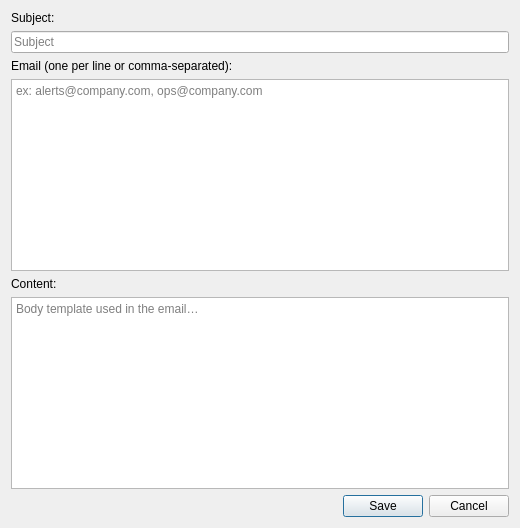
<?xml version="1.0" encoding="UTF-8"?>
<ui version="4.0">
  <class>EmailNotification</class>
  <widget class="QDialog" name="EmailNotification">
    <property name="windowTitle">
      <string>Email Notification</string>
    </property>
    <property name="minimumSize">
      <size><width>520</width><height>420</height></size>
    </property>
    <layout class="QVBoxLayout" name="rootLayout">
      <!-- Subject -->
      <item>
        <layout class="QVBoxLayout" name="subjectLayout">
          <item>
            <widget class="QLabel" name="labelSubject">
              <property name="text"><string>Subject:</string></property>
            </widget>
          </item>
          <item>
            <widget class="QLineEdit" name="subjectEdit">
              <property name="placeholderText"><string>Subject</string></property>
            </widget>
          </item>
        </layout>
      </item>

      <!-- Email (allow multiple, one per line or comma-separated) -->
      <item>
        <layout class="QVBoxLayout" name="emailLayout">
          <item>
            <widget class="QLabel" name="labelEmail">
              <property name="text"><string>Email (one per line or comma-separated):</string></property>
            </widget>
          </item>
          <item>
            <widget class="QPlainTextEdit" name="emailEdit">
              <property name="placeholderText"><string>ex: alerts@company.com, ops@company.com</string></property>
              <property name="sizePolicy">
                <sizepolicy hsizetype="Expanding" vsizetype="Expanding">
                  <horstretch>0</horstretch><verstretch>1</verstretch>
                </sizepolicy>
              </property>
            </widget>
          </item>
        </layout>
      </item>

      <!-- Content -->
      <item>
        <layout class="QVBoxLayout" name="contentLayout">
          <item>
            <widget class="QLabel" name="labelContent">
              <property name="text"><string>Content:</string></property>
            </widget>
          </item>
          <item>
            <widget class="QPlainTextEdit" name="contentEdit">
              <property name="placeholderText"><string>Body template used in the email…</string></property>
              <property name="sizePolicy">
                <sizepolicy hsizetype="Expanding" vsizetype="Expanding">
                  <horstretch>0</horstretch><verstretch>2</verstretch>
                </sizepolicy>
              </property>
            </widget>
          </item>
        </layout>
      </item>

      <!-- Buttons -->
      <item>
        <layout class="QHBoxLayout" name="buttonLayout">
          <item>
            <spacer name="spacerButtons">
              <property name="orientation"><enum>Qt::Horizontal</enum></property>
              <property name="sizeHint"><size><width>40</width><height>20</height></size></property>
            </spacer>
          </item>
          <item>
            <widget class="QPushButton" name="saveButton">
              <property name="text"><string>Save</string></property>
              <property name="default"><bool>true</bool></property>
            </widget>
          </item>
          <item>
            <widget class="QPushButton" name="cancelButton">
              <property name="text"><string>Cancel</string></property>
            </widget>
          </item>
        </layout>
      </item>
    </layout>
  </widget>
  <resources/>
  <connections/>
</ui>
